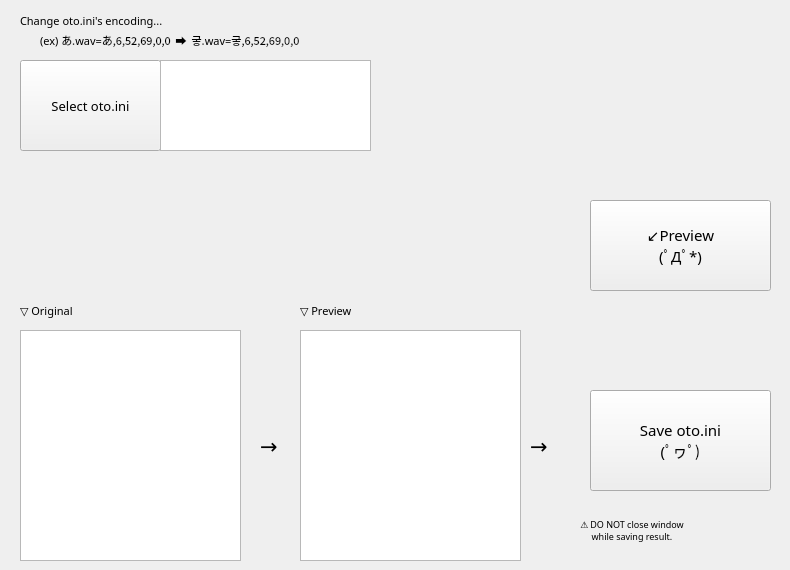
    <widget class="QWidget" name="tab_oto">
     <attribute name="title">
      <string>change oto.ini</string>
     </attribute>
     <widget class="QPushButton" name="otoButtonFolderSelect">
      <property name="geometry">
       <rect>
        <x>20</x>
        <y>60</y>
        <width>141</width>
        <height>91</height>
       </rect>
      </property>
      <property name="font">
       <font>
        <family>함초롬돋움</family>
        <pointsize>10</pointsize>
       </font>
      </property>
      <property name="cursor">
       <cursorShape>PointingHandCursor</cursorShape>
      </property>
      <property name="mouseTracking">
       <bool>true</bool>
      </property>
      <property name="text">
       <string>Select oto.ini</string>
      </property>
      <property name="flat">
       <bool>false</bool>
      </property>
     </widget>
     <widget class="QTextBrowser" name="otoTextReadonlyPath">
      <property name="geometry">
       <rect>
        <x>160</x>
        <y>60</y>
        <width>211</width>
        <height>91</height>
       </rect>
      </property>
      <property name="font">
       <font>
        <family>함초롬돋움</family>
        <pointsize>9</pointsize>
       </font>
      </property>
      <property name="cursor" stdset="0">
       <cursorShape>IBeamCursor</cursorShape>
      </property>
      <property name="mouseTracking">
       <bool>true</bool>
      </property>
      <property name="tabletTracking">
       <bool>false</bool>
      </property>
      <property name="focusPolicy">
       <enum>Qt::StrongFocus</enum>
      </property>
      <property name="autoFillBackground">
       <bool>false</bool>
      </property>
      <property name="frameShadow">
       <enum>QFrame::Plain</enum>
      </property>
      <property name="verticalScrollBarPolicy">
       <enum>Qt::ScrollBarAsNeeded</enum>
      </property>
     </widget>
     <widget class="QLabel" name="otoLabel1">
      <property name="geometry">
       <rect>
        <x>20</x>
        <y>10</y>
        <width>551</width>
        <height>21</height>
       </rect>
      </property>
      <property name="font">
       <font>
        <family>함초롬돋움</family>
        <pointsize>8</pointsize>
       </font>
      </property>
      <property name="cursor">
       <cursorShape>WhatsThisCursor</cursorShape>
      </property>
      <property name="text">
       <string>Change oto.ini's encoding...</string>
      </property>
     </widget>
     <widget class="QLabel" name="otoLabel2">
      <property name="geometry">
       <rect>
        <x>40</x>
        <y>30</y>
        <width>551</width>
        <height>21</height>
       </rect>
      </property>
      <property name="font">
       <font>
        <family>함초롬돋움</family>
        <pointsize>8</pointsize>
       </font>
      </property>
      <property name="cursor">
       <cursorShape>WhatsThisCursor</cursorShape>
      </property>
      <property name="text">
       <string>(ex) あ.wav=あ,6,52,69,0,0  ➡️  궇.wav=궇,6,52,69,0,0</string>
      </property>
     </widget>
     <widget class="QPushButton" name="otoButtonPreview">
      <property name="geometry">
       <rect>
        <x>590</x>
        <y>200</y>
        <width>181</width>
        <height>91</height>
       </rect>
      </property>
      <property name="font">
       <font>
        <family>함초롬돋움</family>
        <pointsize>11</pointsize>
       </font>
      </property>
      <property name="cursor">
       <cursorShape>PointingHandCursor</cursorShape>
      </property>
      <property name="mouseTracking">
       <bool>true</bool>
      </property>
      <property name="text">
       <string>↙️Preview
(ﾟДﾟ*)</string>
      </property>
      <property name="flat">
       <bool>false</bool>
      </property>
     </widget>
     <widget class="QListView" name="otoListviewPreview">
      <property name="geometry">
       <rect>
        <x>300</x>
        <y>330</y>
        <width>221</width>
        <height>231</height>
       </rect>
      </property>
      <property name="font">
       <font>
        <family>함초롬돋움</family>
        <pointsize>7</pointsize>
        <italic>false</italic>
        <kerning>false</kerning>
       </font>
      </property>
      <property name="mouseTracking">
       <bool>true</bool>
      </property>
      <property name="focusPolicy">
       <enum>Qt::WheelFocus</enum>
      </property>
      <property name="autoFillBackground">
       <bool>true</bool>
      </property>
      <property name="lineWidth">
       <number>0</number>
      </property>
      <property name="autoScrollMargin">
       <number>10</number>
      </property>
      <property name="editTriggers">
       <set>QAbstractItemView::NoEditTriggers</set>
      </property>
      <property name="showDropIndicator" stdset="0">
       <bool>false</bool>
      </property>
      <property name="spacing">
       <number>1</number>
      </property>
     </widget>
     <widget class="QLabel" name="otoLabel6">
      <property name="geometry">
       <rect>
        <x>260</x>
        <y>430</y>
        <width>41</width>
        <height>31</height>
       </rect>
      </property>
      <property name="font">
       <font>
        <family>함초롬돋움</family>
        <pointsize>16</pointsize>
       </font>
      </property>
      <property name="text">
       <string>→</string>
      </property>
     </widget>
     <widget class="QPushButton" name="otoButtonSave">
      <property name="geometry">
       <rect>
        <x>590</x>
        <y>390</y>
        <width>181</width>
        <height>101</height>
       </rect>
      </property>
      <property name="font">
       <font>
        <family>함초롬돋움</family>
        <pointsize>11</pointsize>
       </font>
      </property>
      <property name="cursor">
       <cursorShape>PointingHandCursor</cursorShape>
      </property>
      <property name="mouseTracking">
       <bool>true</bool>
      </property>
      <property name="text">
       <string>Save oto.ini
(ﾟヮﾟ)</string>
      </property>
      <property name="flat">
       <bool>false</bool>
      </property>
     </widget>
     <widget class="QListView" name="otoListviewOriginal">
      <property name="geometry">
       <rect>
        <x>20</x>
        <y>330</y>
        <width>221</width>
        <height>231</height>
       </rect>
      </property>
      <property name="font">
       <font>
        <family>함초롬돋움</family>
        <pointsize>7</pointsize>
        <italic>false</italic>
        <kerning>false</kerning>
       </font>
      </property>
      <property name="mouseTracking">
       <bool>true</bool>
      </property>
      <property name="focusPolicy">
       <enum>Qt::WheelFocus</enum>
      </property>
      <property name="autoFillBackground">
       <bool>true</bool>
      </property>
      <property name="lineWidth">
       <number>0</number>
      </property>
      <property name="autoScrollMargin">
       <number>10</number>
      </property>
      <property name="editTriggers">
       <set>QAbstractItemView::NoEditTriggers</set>
      </property>
      <property name="showDropIndicator" stdset="0">
       <bool>false</bool>
      </property>
      <property name="spacing">
       <number>1</number>
      </property>
     </widget>
     <widget class="QLabel" name="otoLabel5">
      <property name="geometry">
       <rect>
        <x>580</x>
        <y>510</y>
        <width>201</width>
        <height>41</height>
       </rect>
      </property>
      <property name="font">
       <font>
        <family>함초롬돋움</family>
        <pointsize>7</pointsize>
       </font>
      </property>
      <property name="cursor">
       <cursorShape>WhatsThisCursor</cursorShape>
      </property>
      <property name="toolTipDuration">
       <number>-1</number>
      </property>
      <property name="text">
       <string>⚠️ DO NOT close window 
     while saving result.</string>
      </property>
     </widget>
     <widget class="QLabel" name="otoLabel7">
      <property name="geometry">
       <rect>
        <x>530</x>
        <y>430</y>
        <width>41</width>
        <height>31</height>
       </rect>
      </property>
      <property name="font">
       <font>
        <family>함초롬돋움</family>
        <pointsize>16</pointsize>
       </font>
      </property>
      <property name="text">
       <string>→</string>
      </property>
     </widget>
     <widget class="QLabel" name="otoLabel4">
      <property name="geometry">
       <rect>
        <x>300</x>
        <y>300</y>
        <width>211</width>
        <height>21</height>
       </rect>
      </property>
      <property name="font">
       <font>
        <family>함초롬돋움</family>
        <pointsize>8</pointsize>
       </font>
      </property>
      <property name="text">
       <string>▽ Preview</string>
      </property>
     </widget>
     <widget class="QLabel" name="otoLabel3">
      <property name="geometry">
       <rect>
        <x>20</x>
        <y>300</y>
        <width>221</width>
        <height>21</height>
       </rect>
      </property>
      <property name="font">
       <font>
        <family>함초롬돋움</family>
        <pointsize>8</pointsize>
       </font>
      </property>
      <property name="text">
       <string>▽ Original</string>
      </property>
     </widget>
    </widget>
